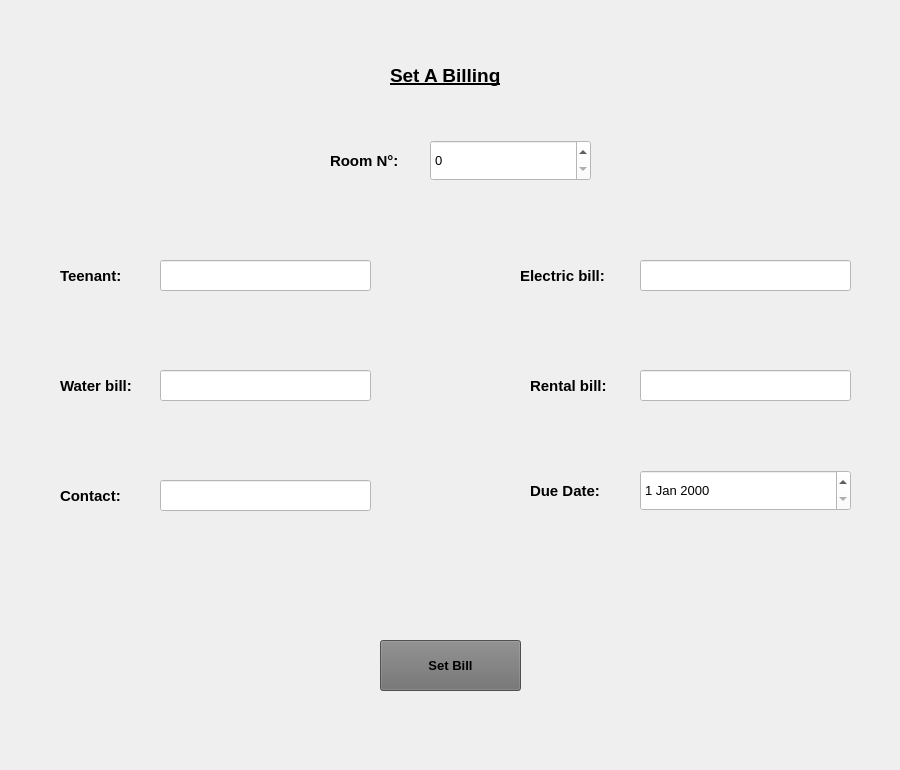
        <widget class="QWidget" name="tab">
         <attribute name="title">
          <string>billing</string>
         </attribute>
         <widget class="QFrame" name="frame_8">
          <property name="geometry">
           <rect>
            <x>40</x>
            <y>40</y>
            <width>851</width>
            <height>721</height>
           </rect>
          </property>
          <property name="styleSheet">
           <string notr="true"/>
          </property>
          <property name="frameShape">
           <enum>QFrame::NoFrame</enum>
          </property>
          <property name="frameShadow">
           <enum>QFrame::Plain</enum>
          </property>
          <widget class="QLabel" name="label_19">
           <property name="geometry">
            <rect>
             <x>290</x>
             <y>100</y>
             <width>91</width>
             <height>41</height>
            </rect>
           </property>
           <property name="font">
            <font>
             <pointsize>11</pointsize>
             <weight>75</weight>
             <bold>true</bold>
            </font>
           </property>
           <property name="text">
            <string>Room N°:</string>
           </property>
          </widget>
          <widget class="QLineEdit" name="lineEdit_9">
           <property name="geometry">
            <rect>
             <x>120</x>
             <y>220</y>
             <width>211</width>
             <height>31</height>
            </rect>
           </property>
           <property name="styleSheet">
            <string notr="true">background-color: rgb(255, 255, 255);</string>
           </property>
           <property name="text">
            <string/>
           </property>
          </widget>
          <widget class="QLabel" name="label_20">
           <property name="geometry">
            <rect>
             <x>20</x>
             <y>220</y>
             <width>91</width>
             <height>31</height>
            </rect>
           </property>
           <property name="font">
            <font>
             <pointsize>11</pointsize>
             <weight>75</weight>
             <bold>true</bold>
            </font>
           </property>
           <property name="text">
            <string>Teenant:</string>
           </property>
          </widget>
          <widget class="QLabel" name="label_21">
           <property name="geometry">
            <rect>
             <x>490</x>
             <y>430</y>
             <width>101</width>
             <height>41</height>
            </rect>
           </property>
           <property name="font">
            <font>
             <pointsize>11</pointsize>
             <weight>75</weight>
             <bold>true</bold>
            </font>
           </property>
           <property name="text">
            <string>Due Date:</string>
           </property>
          </widget>
          <widget class="QLabel" name="label_22">
           <property name="geometry">
            <rect>
             <x>350</x>
             <y>20</y>
             <width>151</width>
             <height>31</height>
            </rect>
           </property>
           <property name="font">
            <font>
             <pointsize>14</pointsize>
             <weight>75</weight>
             <bold>true</bold>
             <underline>true</underline>
            </font>
           </property>
           <property name="text">
            <string>Set A Billing</string>
           </property>
          </widget>
          <widget class="QPushButton" name="pushButton_13">
           <property name="geometry">
            <rect>
             <x>340</x>
             <y>600</y>
             <width>141</width>
             <height>51</height>
            </rect>
           </property>
           <property name="font">
            <font>
             <pointsize>10</pointsize>
             <weight>75</weight>
             <bold>true</bold>
            </font>
           </property>
           <property name="styleSheet">
            <string notr="true">background-color: rgb(111, 111, 111);</string>
           </property>
           <property name="text">
            <string>Set Bill</string>
           </property>
          </widget>
          <widget class="QLineEdit" name="lineEdit_10">
           <property name="geometry">
            <rect>
             <x>600</x>
             <y>220</y>
             <width>211</width>
             <height>31</height>
            </rect>
           </property>
           <property name="styleSheet">
            <string notr="true">background-color: rgb(255, 255, 255);</string>
           </property>
           <property name="text">
            <string/>
           </property>
          </widget>
          <widget class="QLabel" name="label_23">
           <property name="geometry">
            <rect>
             <x>480</x>
             <y>220</y>
             <width>111</width>
             <height>31</height>
            </rect>
           </property>
           <property name="font">
            <font>
             <pointsize>11</pointsize>
             <weight>75</weight>
             <bold>true</bold>
            </font>
           </property>
           <property name="text">
            <string>Electric bill:</string>
           </property>
          </widget>
          <widget class="QLabel" name="label_24">
           <property name="geometry">
            <rect>
             <x>20</x>
             <y>330</y>
             <width>91</width>
             <height>31</height>
            </rect>
           </property>
           <property name="font">
            <font>
             <pointsize>11</pointsize>
             <weight>75</weight>
             <bold>true</bold>
            </font>
           </property>
           <property name="text">
            <string>Water bill:</string>
           </property>
          </widget>
          <widget class="QLineEdit" name="lineEdit_11">
           <property name="geometry">
            <rect>
             <x>120</x>
             <y>330</y>
             <width>211</width>
             <height>31</height>
            </rect>
           </property>
           <property name="styleSheet">
            <string notr="true">background-color: rgb(255, 255, 255);</string>
           </property>
           <property name="text">
            <string/>
           </property>
          </widget>
          <widget class="QLineEdit" name="lineEdit_12">
           <property name="geometry">
            <rect>
             <x>600</x>
             <y>330</y>
             <width>211</width>
             <height>31</height>
            </rect>
           </property>
           <property name="styleSheet">
            <string notr="true">background-color: rgb(255, 255, 255);</string>
           </property>
           <property name="text">
            <string/>
           </property>
          </widget>
          <widget class="QLabel" name="label_25">
           <property name="geometry">
            <rect>
             <x>490</x>
             <y>330</y>
             <width>101</width>
             <height>31</height>
            </rect>
           </property>
           <property name="font">
            <font>
             <pointsize>11</pointsize>
             <weight>75</weight>
             <bold>true</bold>
            </font>
           </property>
           <property name="text">
            <string>Rental bill:</string>
           </property>
          </widget>
          <widget class="QLineEdit" name="lineEdit_13">
           <property name="geometry">
            <rect>
             <x>120</x>
             <y>440</y>
             <width>211</width>
             <height>31</height>
            </rect>
           </property>
           <property name="styleSheet">
            <string notr="true">background-color: rgb(255, 255, 255);</string>
           </property>
           <property name="text">
            <string/>
           </property>
          </widget>
          <widget class="QLabel" name="label_26">
           <property name="geometry">
            <rect>
             <x>20</x>
             <y>440</y>
             <width>91</width>
             <height>31</height>
            </rect>
           </property>
           <property name="font">
            <font>
             <pointsize>11</pointsize>
             <weight>75</weight>
             <bold>true</bold>
            </font>
           </property>
           <property name="text">
            <string>Contact:</string>
           </property>
          </widget>
          <widget class="QDateEdit" name="dateEdit">
           <property name="geometry">
            <rect>
             <x>600</x>
             <y>430</y>
             <width>211</width>
             <height>41</height>
            </rect>
           </property>
           <property name="font">
            <font>
             <pointsize>10</pointsize>
            </font>
           </property>
           <property name="styleSheet">
            <string notr="true">background-color: rgb(255, 255, 255);</string>
           </property>
          </widget>
          <widget class="QSpinBox" name="spinBox">
           <property name="geometry">
            <rect>
             <x>390</x>
             <y>100</y>
             <width>161</width>
             <height>41</height>
            </rect>
           </property>
           <property name="font">
            <font>
             <pointsize>10</pointsize>
            </font>
           </property>
           <property name="styleSheet">
            <string notr="true">background-color: rgb(255, 255, 255);</string>
           </property>
          </widget>
         </widget>
        </widget>
